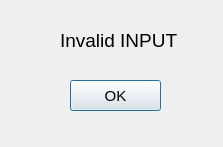
<?xml version="1.0" encoding="UTF-8"?>
<ui version="4.0">
 <class>Dialog</class>
 <widget class="QDialog" name="Dialog">
  <property name="geometry">
   <rect>
    <x>0</x>
    <y>0</y>
    <width>223</width>
    <height>147</height>
   </rect>
  </property>
  <property name="windowTitle">
   <string>Dialog</string>
  </property>
  <widget class="QLabel" name="label">
   <property name="geometry">
    <rect>
     <x>60</x>
     <y>20</y>
     <width>131</width>
     <height>41</height>
    </rect>
   </property>
   <property name="font">
    <font>
     <pointsize>14</pointsize>
    </font>
   </property>
   <property name="text">
    <string>Invalid INPUT</string>
   </property>
  </widget>
  <widget class="QPushButton" name="pushButton">
   <property name="geometry">
    <rect>
     <x>70</x>
     <y>80</y>
     <width>91</width>
     <height>31</height>
    </rect>
   </property>
   <property name="font">
    <font>
     <pointsize>11</pointsize>
    </font>
   </property>
   <property name="text">
    <string>OK</string>
   </property>
  </widget>
 </widget>
 <resources/>
 <connections/>
</ui>
